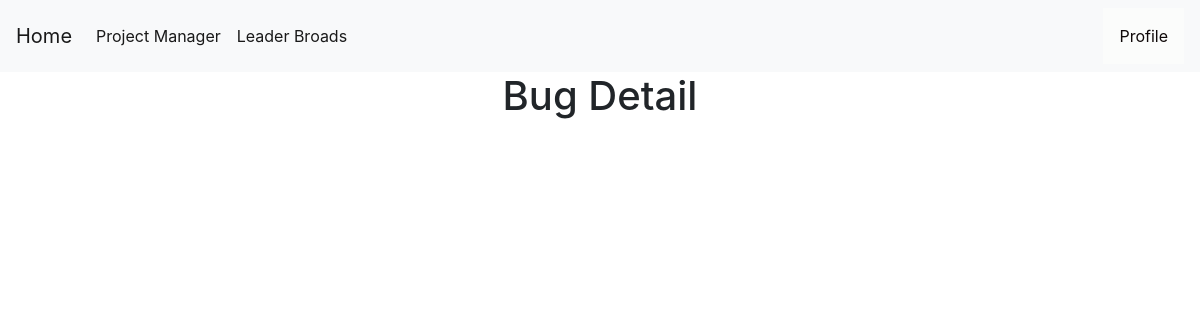
The app's page /bug-detail/13 (signed in), older data.
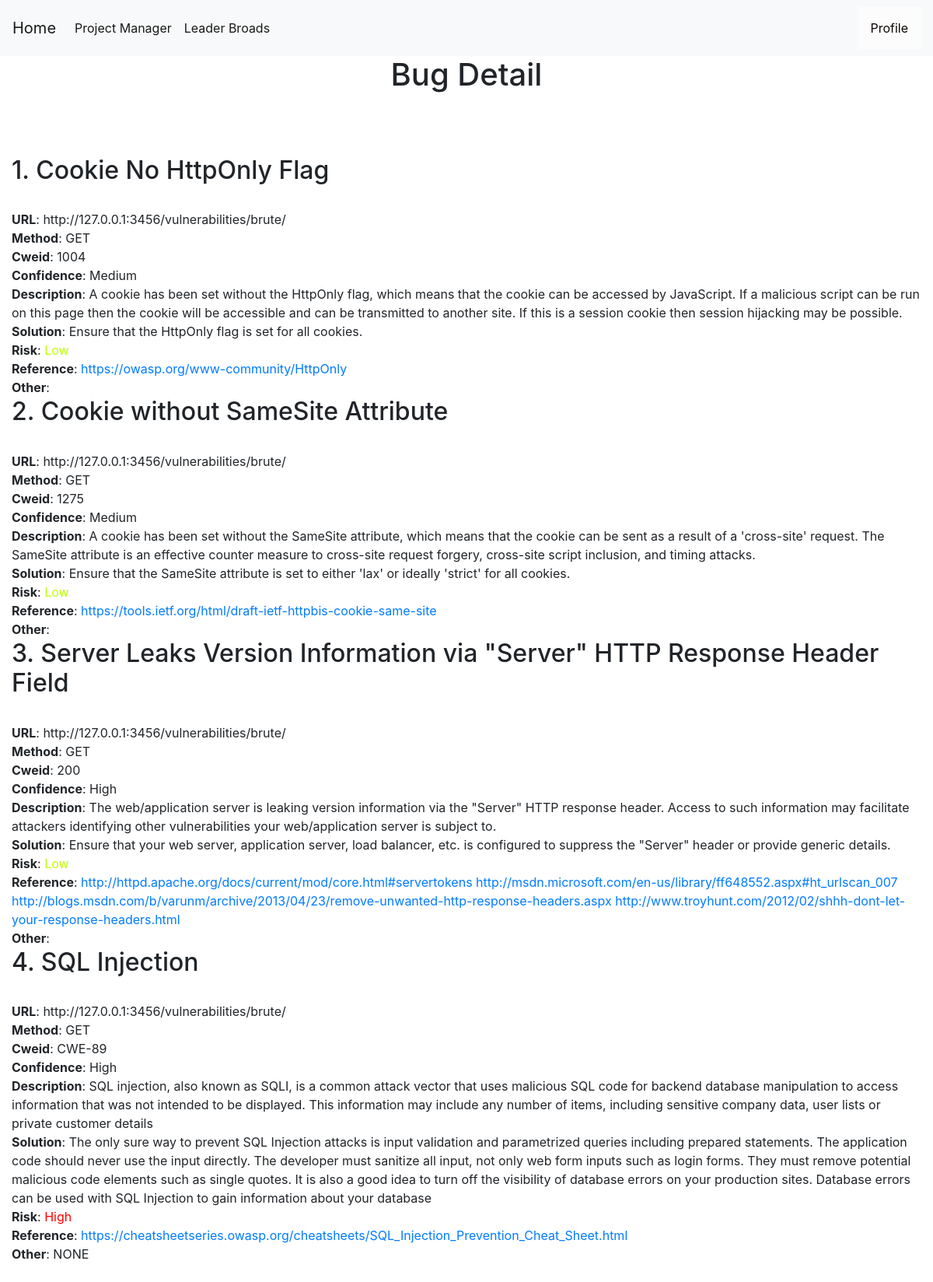
The same page, newer data.
### tables this page shows
CREATE TABLE bugs (
    bugid INTEGER PRIMARY KEY AUTOINCREMENT,
    requestid INTEGER NOT NULL,
    name TEXT NOT NULL,
    bugurl TEXT NOT NULL,
    method TEXT NOT NULL,
    cweid TEXT NOT NULL,
    confidence TEXT NOT NULL,
    description TEXT NOT NULL,
    solution TEXT NOT NULL,
    risk TEXT NOT NULL,
    reference TEXT NOT NULL DEFAULT NONE,
    other TEXT NOT NULL DEFAULT NONE,
    pentester TEXT,
    FOREIGN KEY (pentester) REFERENCES users(username) ON DELETE CASCADE
    FOREIGN KEY (requestid) REFERENCES requests(requestid) ON DELETE CASCADE
);

### app.py (the view)
@app.route('/bug-detail/<int:id>', methods=('GET', 'POST'))
def bug_detail(id):
    msg = ''
    conn = get_db_connection()
    if session["userid"] == None:
        return redirect(url_for('login'))
    currentuser = get_current_user()
    conn = get_db_connection()
    requesturl = conn.execute('SELECT requesturl FROM requests WHERE requestid = ?',(id,)).fetchone()
    bugs = conn.execute('SELECT * FROM bugs WHERE bugurl LIKE ?',(requesturl["requesturl"],)).fetchall()
    return render_template('bug_detail.html',request=request,currentuser=currentuser,bugs=bugs,msg=msg)

### app.py (called while the page is built)
def get_db_connection():
    conn = sqlite3.connect('database.db')
    conn.row_factory = sqlite3.Row
    return conn

def get_current_user():
    userid = session["userid"]
    conn = get_db_connection()
    user = conn.execute('SELECT * FROM users WHERE userid = ?',(userid,)).fetchone()
    conn.commit()
    conn.close()
    return user

### templates/bug_detail.html (shortened to what this page needs)
{% extends 'base.html' %}
{% block content %}
    <center><h1>{% block title %}  Bug Detail  {% endblock %}</h1></center>
    <link rel= "stylesheet" type= "text/css" href= "{{ url_for('static',filename='css/showuser.css') }}">
  {% for bug in bugs %}
    <h2>{{ loop.index }}. {{bug.name}}</h2></br>
    <b>URL</b>: {{bug.bugurl}}</br>
    <b>Method</b>: {{bug.method}}<br>
    <b>Cweid</b>: {{bug.cweid}}</br>
    <b>Confidence</b>: {{bug.confidence}}</br>
    <b>Description</b>: {{bug.description}}</br>
    <b>Solution</b>: {{bug.solution}}</br>
    <b>Risk</b>:
    {% if bug.risk == "Informational" %}
    <a style="color:#00ffbf;">{{bug.risk}}</a></br>
    {% elif bug.risk == "Low" %}
    <a style="color:#bfff00;">{{bug.risk}}</a></br>
    {% elif bug.risk == "Medium" %}
    <a style="color:#ffbf00;">{{bug.risk}}</a></br>
    {% elif bug.risk == "High" %}
    <a style="color:#ff0000;">{{bug.risk}}</a></br>
    {% elif bug.risk == "Critical" %}
    <a style="color:#8000ff;" >{{bug.risk}}</a></br>
    {% endif %}
    <b>Reference</b>: <a href="{{bug.reference}}">{{bug.reference}}</a></br>
    <b>Other</b>: {{bug.other}}</br>
  {% endfor %}
{% endblock %}

### templates/base.html (shortened to what this page needs)
<!doctype html>
<link rel= "stylesheet" type= "text/css" href= "{{ url_for('static',filename='css/style.css') }}">
<html lang="en">
  <head>
    <link rel="stylesheet" href="https://stackpath.bootstrapcdn.com/bootstrap/4.3.1/css/bootstrap.min.css">
  </head>
  <body>
    <nav class="navbar navbar-expand-md navbar-light bg-light">
      {% block sidebar %}
        <a class="navbar-brand" href="{{ url_for('dashboard')}}">Home</a>
        <div class="collapse navbar-collapse" id="navbarNav">
            <ul class="navbar-nav">
              {% if session.userid %}
              <li class="nav-item active">
                <a class="nav-link" href="{{ url_for('showproject')}}">Project Manager</a>
              </li>
              <li class="nav-item active">
                <a class="nav-link" href="{{ url_for('leaderboard')}}">Leader Broads</a>
              </li>
              {% endif %}
              </ul>
        </div>
        {% endblock %}
        {% if session.userid %}
        <div class="dropdown">
          <button class="dropbtn">Profile</button>
        </div>
        {% else %}
          <a href="{{ url_for('login')}}" class="nav-link">Login</a>
        {% endif %}
    </nav>
    <div class="container">
        {% block content %} {% endblock %}
    </div>
</html>

### static/css/style.css (style rules this page uses)
body { min-height: 100vh; height: 100%; margin: 0; z-index: 10; display: grid; grid-template-rows: auto 1fr auto; }
body { display: flex; flex-direction: column; }
.dropbtn { background-color: #fbfcfb; color: rgb(15, 8, 8); padding: 16px; font-size: 16px; border: none; }
.dropdown { position: relative; display: inline-block; }
.container { max-width: 1680px !important; }

Row changes from the older to the newer data that the page shows:
now on this page (row edited): bugs: name "Cookie No HttpOnly Flag", bugurl "http://127.0.0.1:3456/vulnerabilities/brute/", method "GET", cweid "1004", confidence "Medium", description "A cookie has been set without the HttpOnly flag, which means that the cookie can be accessed by JavaScript. If a malicious script can be run on this page then the cookie will be accessible and can be transmitted to another site. If this is a session cookie then session hijacking may be possible.", solution "Ensure that the HttpOnly flag is set for all cookies.", risk "Low", reference "https://owasp.org/www-community/HttpOnly"
now on this page (row edited): bugs: name "Cookie without SameSite Attribute", bugurl "http://127.0.0.1:3456/vulnerabilities/brute/", method "GET", cweid "1275", confidence "Medium", description "A cookie has been set without the SameSite attribute, which means that the cookie can be sent as a result of a 'cross-site' request. The SameSite attribute is an effective counter measure to cross-site request forgery, cross-site script inclusion, and timing attacks.", solution "Ensure that the SameSite attribute is set to either 'lax' or ideally 'strict' for all cookies.", risk "Low", reference "https://tools.ietf.org/html/draft-ietf-httpbis-cookie-same-site"
now on this page (row edited): bugs: name "Server Leaks Version Information via \"Server\" HTTP Response Header Field", bugurl "http://127.0.0.1:3456/vulnerabilities/brute/", method "GET", cweid "200", confidence "High", description "The web/application server is leaking version information via the \"Server\" HTTP response header. Access to such information may facilitate attackers identifying other vulnerabilities your web/application server is subject to.", solution "Ensure that your web server, application server, load balancer, etc. is configured to suppress the \"Server\" header or provide generic details.", risk "Low", reference "http://httpd.apache.org/docs/current/mod/core.html#servertokens http://msdn.microsoft.com/en-us/library/ff648552.aspx#ht_urlscan_007 http://blogs.msdn.com/b/varunm/archive/2013/04/23/remove-unwanted-http-response-headers.aspx http://www.troyhunt.com/2012/02/shhh-dont-let-your-response-headers.html"
now on this page (row edited): bugs: name "SQL Injection", bugurl "http://127.0.0.1:3456/vulnerabilities/brute/", method "GET", cweid "CWE-89", confidence "High", description "SQL injection, also known as SQLI, is a common attack vector that uses malicious SQL code for backend database manipulation to access information that was not intended to be displayed. This information may include any number of items, including sensitive company data, user lists or private customer details", solution "The only sure way to prevent SQL Injection attacks is input validation and parametrized queries including prepared statements. The application code should never use the input directly. The developer must sanitize all input, not only web form inputs such as login forms. They must remove potential malicious code elements such as single quotes. It is also a good idea to turn off the visibility of database errors on your production sites. Database errors can be used with SQL Injection to gain information about your database", risk "High", reference "https://cheatsheetseries.owasp.org/cheatsheets/SQL_Injection_Prevention_Cheat_Sheet.html", other "NONE"
